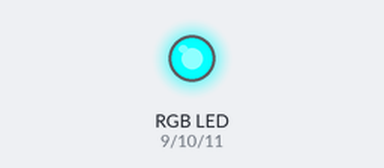
A sketch run on a simulated Arduino Uno, built with avr-gcc and run on an emulated ATmega328P. Parts: an RGB LED mixed from three pins (HIGH = lit). Dim RGB values are drawn brighter than linear.

Above: at 0.05 s.
At 1.2 s:
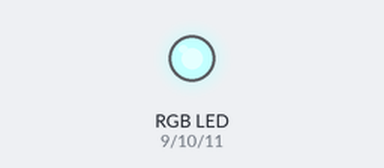
At 3.0 s:
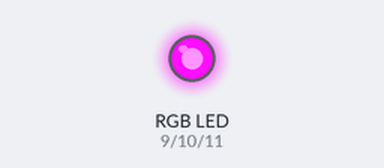
At 6.0 s:
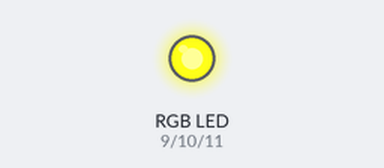
At 8.95 s:
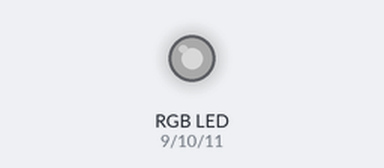
At 11.95 s:
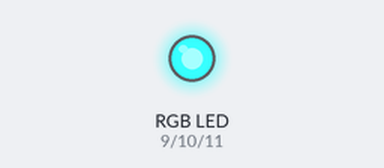
Timing chart, 0 to 15.9 s (numbered marks = the images above):
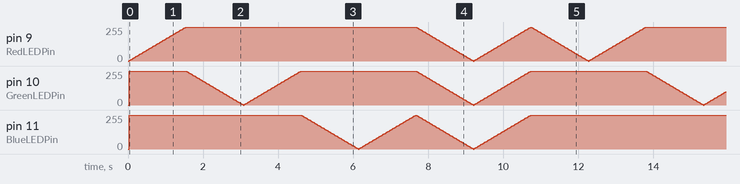

Measured:
- by itself, pin 9 (RedLEDPin), pin 11 (BlueLEDPin): moves between 0/255 and 255/255, repeating every 12.3 s

The sketch:

5_LED_FADE_DIFFRENT_COLORS.ino
```cpp
/*Yury Ereshchenko 114012010
This codes controls the RGB light
It cycles the colors of RedLEDPin, GreenLEDPin, BlueLEDPin, yellow, pink, turquoise and white


09/24/2025

*/


//Setup Arduino pins
const int RedLEDPin = 9;
const int GreenLEDPin = 10;
const int BlueLEDPin = 11;

const int pushButton = 2;
int pushButtonState = 0;
int ledCounter = 1;

bool buttonPressed = false;

String currentColor = "OFF";

bool ledState = LOW;
unsigned long previousMillis = 0;
const long interval = 1000;

bool directionColor = true;

int led = 9;         // the PWM pin the LED is attached to
int brightness = 0;  // how bright the LED is
int fadeAmount = 5;  // how many points to fade the LED by

// the setup function runs once when you press reset or power the board
void setup() {

  Serial.begin(9600);

  pinMode(RedLEDPin, OUTPUT);
  pinMode(GreenLEDPin, OUTPUT);
  pinMode(BlueLEDPin, OUTPUT);

  pinMode(pushButton, INPUT);
}


// the loop function runs over and over again forever
void loop() {

  // unsigned long currentMillis = millis();
  // if (currentMillis - previousMillis >= interval) {
  //   previousMillis = currentMillis;

  //   if (ledState == LOW) {
  //     ledState = HIGH;
  //   }

  //   else {
  //     ledState = LOW;

  //     if (directionColor == true) {
  //       ledCounter++;

  //       if (ledCounter == 5) {
  //         ledCounter = 1;
  //       }
  //     }

  //     else {
  //       ledCounter--;

  //       if (ledCounter == 0) {
  //         ledCounter = 4;
  //       }
  //     }
  //   }
  // }
  // Serial.print("Current Color : ");
  // Serial.println(currentColor);

  // pushButtonState = digitalRead(pushButton);
  // //Inverse the state becuase module gives the opposite
  // if (pushButtonState == LOW) {
  //   pushButtonState = HIGH;
  // }

  // else if (pushButtonState == HIGH) {
  //   pushButtonState = LOW;
  // }

  // if (pushButtonState == HIGH && !buttonPressed) {

  //   directionColor = !directionColor;

  //   buttonPressed = true;
  //   delay(5);  //Debounce
  // }

  // else if (pushButtonState == LOW && buttonPressed) {
  //   buttonPressed = false;
  //   delay(5);  //Debounce
  // }

  // change the brightness for next time through the loop:
  brightness = brightness + fadeAmount;

  // reverse the direction of the fading at the ends of the fade:
  if (brightness <= 0 || brightness >= 255) {
    fadeAmount = -fadeAmount;
    if (brightness >= 255){
      ledCounter++;
    if (ledCounter > 4){
      ledCounter = 1;
    }
    }
  // wait for 30 milliseconds to see the dimming effect

  }
  delay(30);


  //RED
  if (ledCounter == 1) {
      TurnColor(RedLEDPin, brightness);
      TurnColor(GreenLEDPin, 255);
      TurnColor(BlueLEDPin, 255);
    currentColor = "RED";


  }

  //GREEN
  else if (ledCounter == 2) {
      TurnColor(RedLEDPin, 255);
      TurnColor(GreenLEDPin, brightness);
      TurnColor(BlueLEDPin, 255);
    currentColor = "GREEN";
  }

  //BLUE
  else if (ledCounter == 3) {

      TurnColor(RedLEDPin, 255);
      TurnColor(GreenLEDPin,255);
      TurnColor(BlueLEDPin, brightness);
    currentColor = "BLUE";
  }

  //WHITE
  else if (ledCounter == 4) {

      TurnColor(RedLEDPin, brightness);
      TurnColor(GreenLEDPin, brightness);
      TurnColor(BlueLEDPin, brightness);

    currentColor = "WHITE";

}
}

void TurnColor(int color, int brightness) {
  analogWrite(color, brightness);
}
```
